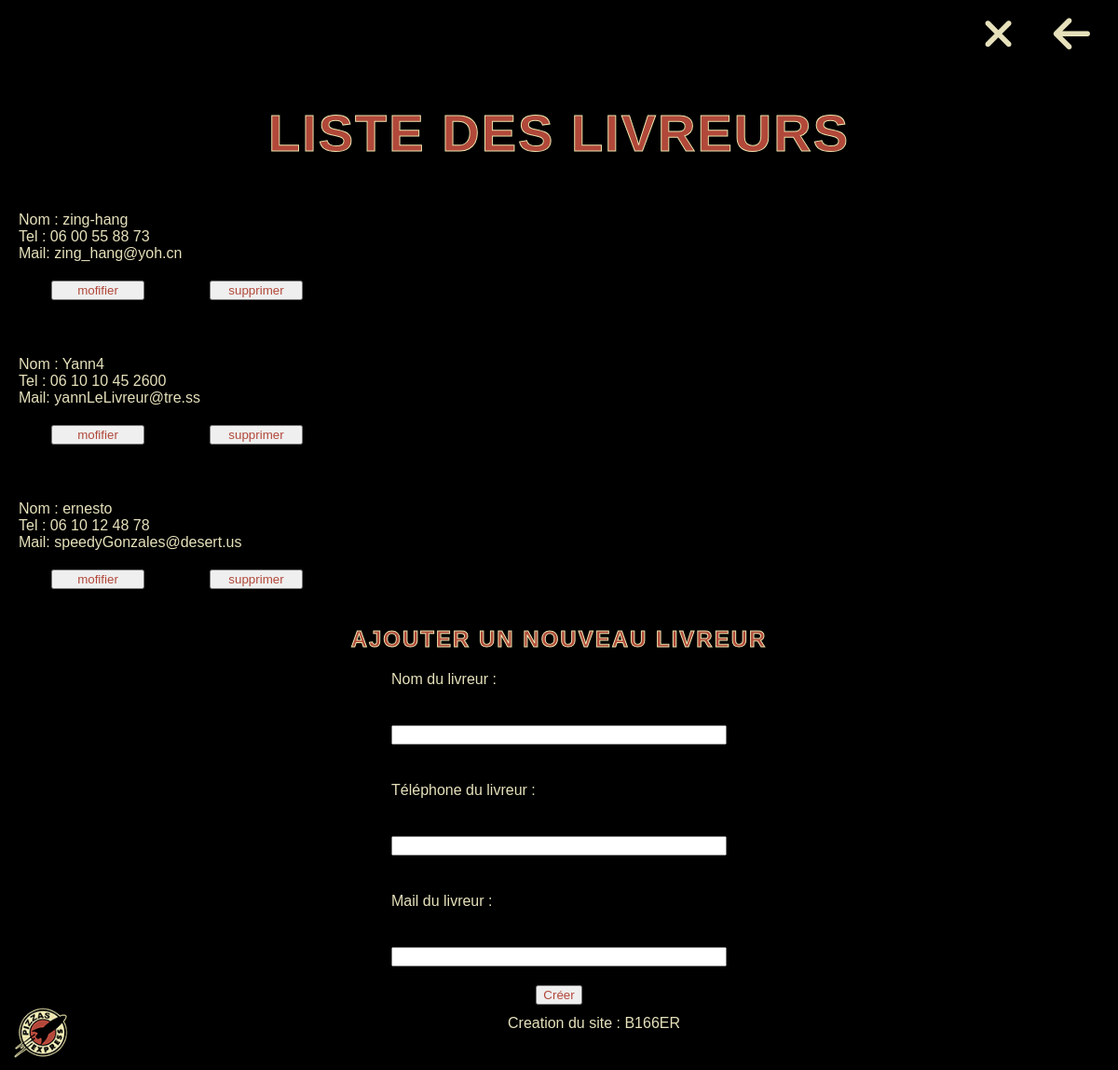
Screenshot of /indexAdmin.php?action=listLivreur (signed in) with the database file from the repository.
### tables this page shows
CREATE TABLE `livreur` (
  `id` int(10) UNSIGNED NOT NULL,
  `livreurName` varchar(255) NOT NULL,
  `livreurPhone` varchar(255) NOT NULL,
  `livreurEmail` varchar(255) NOT NULL
);

### app/Controllers/back/BackController.php (called while the page is built, shortened)
<?php
class BackController
{
    public function listLivreur()
    {
        $livreur = new \Project\Models\LivreurManager();
        $listLivreur = $livreur->listLivreur();
        require 'app/Views/back/listLivreurs.php';
    }
}

### app/Models/LivreurManager.php (called while the page is built, shortened)
<?php
class LivreurManager extends Manager{
    public function listLivreur()
    {
        $bdd = $this->dbConnect();
        $req = $bdd->prepare("SELECT * FROM livreur ");
        $req->execute(array());
        return $req;
    }
}

### app/Views/back/listLivreurs.php (the view, shortened to what this page needs)
<h1> Liste des Livreurs</h1>
<section>
    <?php foreach($listLivreur as $livreur){ ?>
        <div class="card_articles">
            <div class="article_title">Nom : <?= $livreur["livreurName"] ?></div>
            <div class="article_content">Tel : <?= $livreur["livreurPhone"] ?></div>
            <div class="article_content">Mail: <?= $livreur["livreurEmail"] ?></div>
            <div class=btn_a>
            <form action="indexAdmin.php?action=selectLivreur&id=<?= $livreur['id'] ?>" method="post">
                    <input type="submit" value="mofifier">
                </form>
                <form action="indexAdmin.php?action=deleteLivreur&id=<?= $livreur['id'] ?>"method="post">
                    <input type="submit" value="supprimer">
                </form>
            </div>
        </div>
    <?php   } ?>
</section>
<div class="newOne">
    <h2>Ajouter un nouveau livreur</h2>
    <form action="indexAdmin.php?action=addLivreur" method="POST">
        <label for="livreurName">Nom du livreur :</label>
        <input type="text" id="livreurName" name="livreurName">
        <label for="livreurPhone">Téléphone du livreur :</label>
        <input type="text" id="livreurPhone" name="livreurPhone">
        <label for="livreurEmail">Mail du livreur :</label>
        <input type="email" id="livreurEmail" name="livreurEmail">
        <div>
            <button type="submit" data-dismiss="modal">Créer</button>
        </div>
    </form>
</div>
<?php require 'templates/template.php'?>

### app/Public/back/css/style.css (style rules this page uses)
* { margin: 0; font-family: 'Arial Black', arial; box-sizing: border-box; color: rgb(230, 225, 187); }
h1, h2, h3 { width: 100%; text-align: center; text-transform: uppercase; color: rgb(177, 72, 58); -webkit-text-stroke: 1px rgb(235, 228, 173); letter-spacing: 2px; }
h1 { padding: 70px 0 32px 0; font-size: 3.5em; }
.btn_a { width: 340px; display:flex; }
.btn_a input { width:100px; }
section { width:100%; display:flex; flex-direction: column; }
.card_articles { width: auto; min-width: 350px; padding: 20px 20px; }
button, input, textarea { color: rgb(177, 72, 58); }
.newOne { width: 100%; }
form { width: 100%; display: flex; flex-direction: column; }
form label, form input, form textarea { width: 360px; margin: 20px auto; }
form div { text-align: center; }

### rows the page displays
livreur: livreurName "zing-hang", livreurPhone "06 00 55 88 73", livreurEmail "zing_hang@yoh.cn"
livreur: livreurName "Yann4", livreurPhone "06 10 10 45 2600", livreurEmail "yannLeLivreur@tre.ss"
livreur: livreurName "ernesto", livreurPhone "06 10 12 48 78", livreurEmail "speedyGonzales@desert.us"
